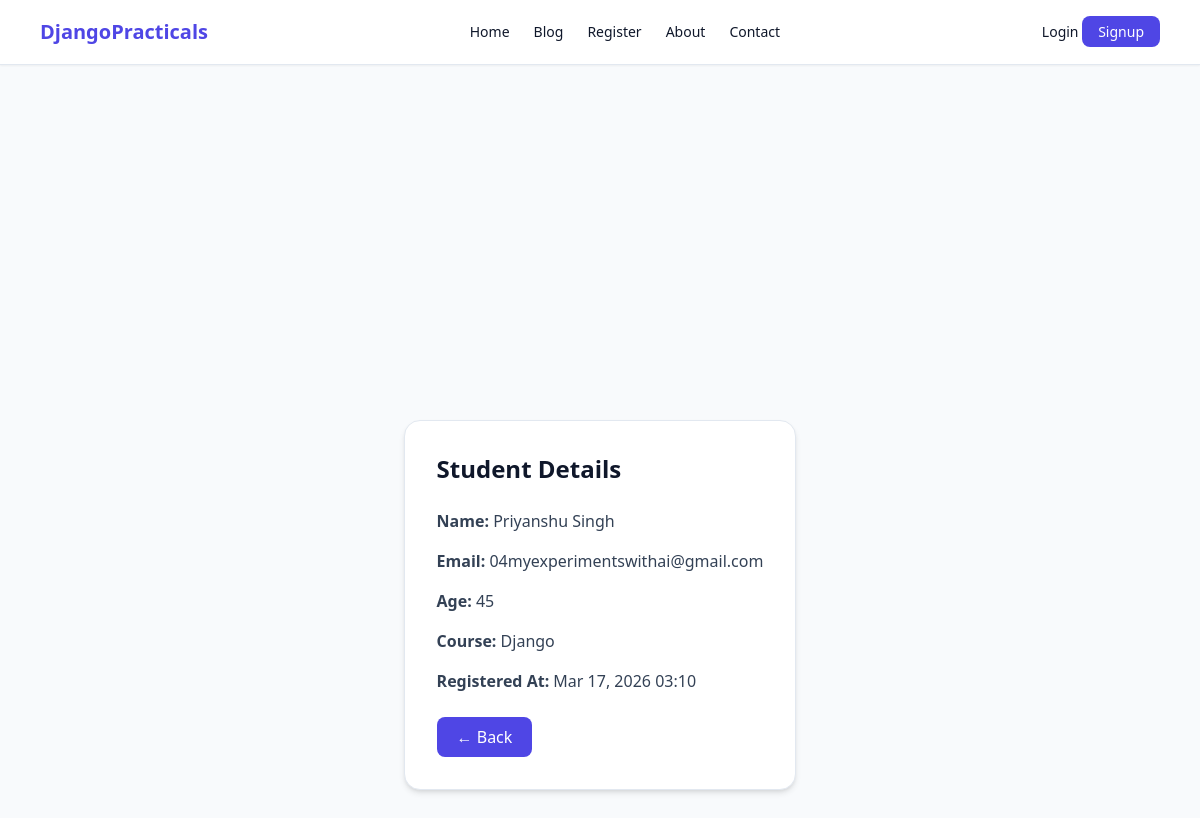
/register/student/1/, run on the app's committed database.
### registration/models.py (models this page shows, shortened)
class Student(models.Model):
    name = models.CharField(max_length=100)
    email = models.EmailField(unique=True)
    age = models.PositiveIntegerField()
    course = models.CharField(max_length=100)
    created_at = models.DateTimeField(auto_now_add=True)

### registration/views.py (the view)
# urls.py: path('student/<int:pk>/', views.student_detail, name='student_detail'),
def student_detail(request, pk):
    student = get_object_or_404(Student, pk=pk)
    return render(request, 'registration/student_detail.html', {
        'student': student
    })

### templates/registration/student_detail.html (shortened to what this page needs)
{% extends 'base.html' %}
{% block content %}
<div class="min-h-[calc(100vh-80px)] flex items-center justify-center px-6 py-10">
    <div class="max-w-2xl w-full bg-white p-8 rounded-2xl shadow-md border border-slate-200">
        <h2 class="text-2xl font-bold text-slate-900 mb-6">
            Student Details
        </h2>
        <div class="space-y-4 text-slate-700">
            <p><b>Name:</b> {{ student.name }}</p>
            <p><b>Email:</b> {{ student.email }}</p>
            <p><b>Age:</b> {{ student.age }}</p>
            <p><b>Course:</b> {{ student.course }}</p>
            <p><b>Registered At:</b> {{ student.created_at|date:"M d, Y H:i" }}</p>
        </div>
        <div class="mt-6">
            <a href="{% url 'registration:register' %}"
               class="inline-block bg-indigo-600 text-white px-5 py-2 rounded-lg hover:bg-indigo-500 transition">
                ← Back
            </a>
        </div>
    </div>
</div>
{% endblock %}

### data on the page
Student: name "Priyanshu Singh", email "04myexperimentswithai@gmail.com", age "45", course "Django", created_at "Mar 17, 2026 03:10"
